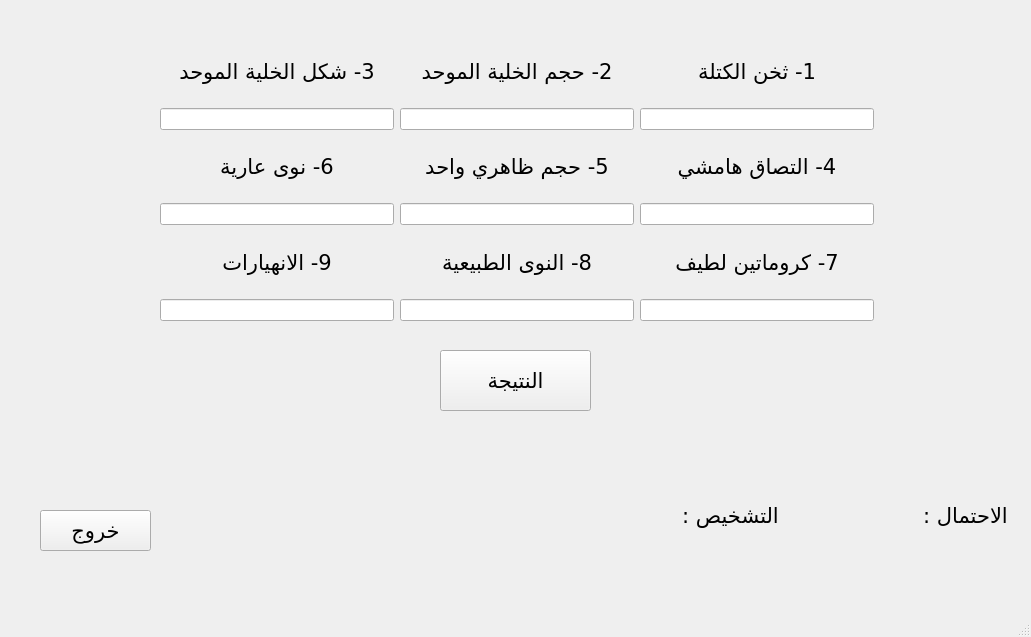
<?xml version="1.0" encoding="UTF-8"?>
<ui version="4.0">
 <class>mitoses</class>
 <widget class="QMainWindow" name="mitoses">
  <property name="geometry">
   <rect>
    <x>0</x>
    <y>0</y>
    <width>1031</width>
    <height>637</height>
   </rect>
  </property>
  <property name="windowTitle">
   <string>MainWindow</string>
  </property>
  <widget class="QWidget" name="centralwidget">
   <widget class="QWidget" name="gridLayoutWidget">
    <property name="geometry">
     <rect>
      <x>160</x>
      <y>40</y>
      <width>714</width>
      <height>281</height>
     </rect>
    </property>
    <layout class="QGridLayout" name="gridLayout_2">
     <item row="1" column="0">
      <widget class="QLineEdit" name="lineEdit_3"/>
     </item>
     <item row="0" column="0">
      <widget class="QLabel" name="uniform_cell_shape">
       <property name="font">
        <font>
         <family>Sakkal Majalla</family>
         <pointsize>16</pointsize>
        </font>
       </property>
       <property name="text">
        <string>3- شكل الخلية الموحد</string>
       </property>
       <property name="alignment">
        <set>Qt::AlignCenter</set>
       </property>
      </widget>
     </item>
     <item row="0" column="3">
      <widget class="QLabel" name="clump_thickness_5">
       <property name="font">
        <font>
         <family>Sakkal Majalla</family>
         <pointsize>16</pointsize>
        </font>
       </property>
       <property name="text">
        <string>1- ثخن الكتلة</string>
       </property>
       <property name="alignment">
        <set>Qt::AlignCenter</set>
       </property>
      </widget>
     </item>
     <item row="0" column="1">
      <widget class="QLabel" name="uniforn_cell_size">
       <property name="font">
        <font>
         <family>Sakkal Majalla</family>
         <pointsize>16</pointsize>
        </font>
       </property>
       <property name="text">
        <string>2- حجم الخلية الموحد</string>
       </property>
       <property name="alignment">
        <set>Qt::AlignCenter</set>
       </property>
      </widget>
     </item>
     <item row="1" column="1">
      <widget class="QLineEdit" name="lineEdit_2"/>
     </item>
     <item row="2" column="3">
      <widget class="QLabel" name="clump_thickness_3">
       <property name="font">
        <font>
         <family>Sakkal Majalla</family>
         <pointsize>16</pointsize>
        </font>
       </property>
       <property name="text">
        <string>4- التصاق هامشي</string>
       </property>
       <property name="alignment">
        <set>Qt::AlignCenter</set>
       </property>
      </widget>
     </item>
     <item row="2" column="0">
      <widget class="QLabel" name="bare_unclei_2">
       <property name="font">
        <font>
         <family>Sakkal Majalla</family>
         <pointsize>16</pointsize>
        </font>
       </property>
       <property name="text">
        <string>6- نوى عارية</string>
       </property>
       <property name="alignment">
        <set>Qt::AlignCenter</set>
       </property>
      </widget>
     </item>
     <item row="5" column="1">
      <widget class="QLineEdit" name="lineEdit_8"/>
     </item>
     <item row="2" column="1">
      <widget class="QLabel" name="single_epithelial_size">
       <property name="font">
        <font>
         <family>Sakkal Majalla</family>
         <pointsize>16</pointsize>
        </font>
       </property>
       <property name="text">
        <string>5- حجم ظاهري واحد</string>
       </property>
       <property name="alignment">
        <set>Qt::AlignCenter</set>
       </property>
      </widget>
     </item>
     <item row="3" column="3">
      <widget class="QLineEdit" name="lineEdit_4"/>
     </item>
     <item row="3" column="1">
      <widget class="QLineEdit" name="lineEdit_5"/>
     </item>
     <item row="4" column="3">
      <widget class="QLabel" name="bland_chromatin">
       <property name="font">
        <font>
         <family>Sakkal Majalla</family>
         <pointsize>16</pointsize>
        </font>
       </property>
       <property name="text">
        <string>7- كروماتين لطيف</string>
       </property>
       <property name="alignment">
        <set>Qt::AlignCenter</set>
       </property>
      </widget>
     </item>
     <item row="4" column="0">
      <widget class="QLabel" name="clump_thickness">
       <property name="font">
        <font>
         <family>Sakkal Majalla</family>
         <pointsize>16</pointsize>
        </font>
       </property>
       <property name="text">
        <string>9- الانهيارات</string>
       </property>
       <property name="alignment">
        <set>Qt::AlignCenter</set>
       </property>
      </widget>
     </item>
     <item row="3" column="0">
      <widget class="QLineEdit" name="lineEdit_6"/>
     </item>
     <item row="5" column="3">
      <widget class="QLineEdit" name="lineEdit_7"/>
     </item>
     <item row="4" column="1">
      <widget class="QLabel" name="normal_nucleoli">
       <property name="font">
        <font>
         <family>Sakkal Majalla</family>
         <pointsize>16</pointsize>
        </font>
       </property>
       <property name="text">
        <string>8- النوى الطبيعية</string>
       </property>
       <property name="alignment">
        <set>Qt::AlignCenter</set>
       </property>
      </widget>
     </item>
     <item row="1" column="3">
      <widget class="QLineEdit" name="lineEdit1"/>
     </item>
     <item row="5" column="0">
      <widget class="QLineEdit" name="lineEdit_9"/>
     </item>
    </layout>
   </widget>
   <widget class="QPushButton" name="check">
    <property name="geometry">
     <rect>
      <x>440</x>
      <y>350</y>
      <width>151</width>
      <height>61</height>
     </rect>
    </property>
    <property name="font">
     <font>
      <family>Sakkal Majalla</family>
      <pointsize>16</pointsize>
     </font>
    </property>
    <property name="text">
     <string>النتيجة</string>
    </property>
   </widget>
   <widget class="QPushButton" name="exit">
    <property name="geometry">
     <rect>
      <x>40</x>
      <y>510</y>
      <width>111</width>
      <height>41</height>
     </rect>
    </property>
    <property name="font">
     <font>
      <family>Sakkal Majalla</family>
      <pointsize>16</pointsize>
     </font>
    </property>
    <property name="text">
     <string>خروج</string>
    </property>
   </widget>
   <widget class="QLabel" name="result_2">
    <property name="geometry">
     <rect>
      <x>670</x>
      <y>480</y>
      <width>121</width>
      <height>71</height>
     </rect>
    </property>
    <property name="font">
     <font>
      <family>Sakkal Majalla</family>
      <pointsize>16</pointsize>
     </font>
    </property>
    <property name="text">
     <string>التشخيص :</string>
    </property>
    <property name="alignment">
     <set>Qt::AlignCenter</set>
    </property>
   </widget>
   <widget class="QLabel" name="result_3">
    <property name="geometry">
     <rect>
      <x>910</x>
      <y>480</y>
      <width>111</width>
      <height>71</height>
     </rect>
    </property>
    <property name="font">
     <font>
      <family>Sakkal Majalla</family>
      <pointsize>16</pointsize>
     </font>
    </property>
    <property name="text">
     <string>الاحتمال :</string>
    </property>
    <property name="alignment">
     <set>Qt::AlignCenter</set>
    </property>
   </widget>
   <widget class="QLabel" name="probba">
    <property name="geometry">
     <rect>
      <x>780</x>
      <y>480</y>
      <width>151</width>
      <height>71</height>
     </rect>
    </property>
    <property name="font">
     <font>
      <family>Sakkal Majalla</family>
      <pointsize>16</pointsize>
     </font>
    </property>
    <property name="text">
     <string/>
    </property>
    <property name="alignment">
     <set>Qt::AlignCenter</set>
    </property>
   </widget>
   <widget class="QLabel" name="result">
    <property name="geometry">
     <rect>
      <x>290</x>
      <y>480</y>
      <width>381</width>
      <height>71</height>
     </rect>
    </property>
    <property name="font">
     <font>
      <family>Sakkal Majalla</family>
      <pointsize>16</pointsize>
     </font>
    </property>
    <property name="text">
     <string/>
    </property>
    <property name="alignment">
     <set>Qt::AlignCenter</set>
    </property>
   </widget>
  </widget>
  <widget class="QMenuBar" name="menubar">
   <property name="geometry">
    <rect>
     <x>0</x>
     <y>0</y>
     <width>1031</width>
     <height>26</height>
    </rect>
   </property>
  </widget>
  <widget class="QStatusBar" name="statusbar"/>
 </widget>
 <resources/>
 <connections/>
</ui>
